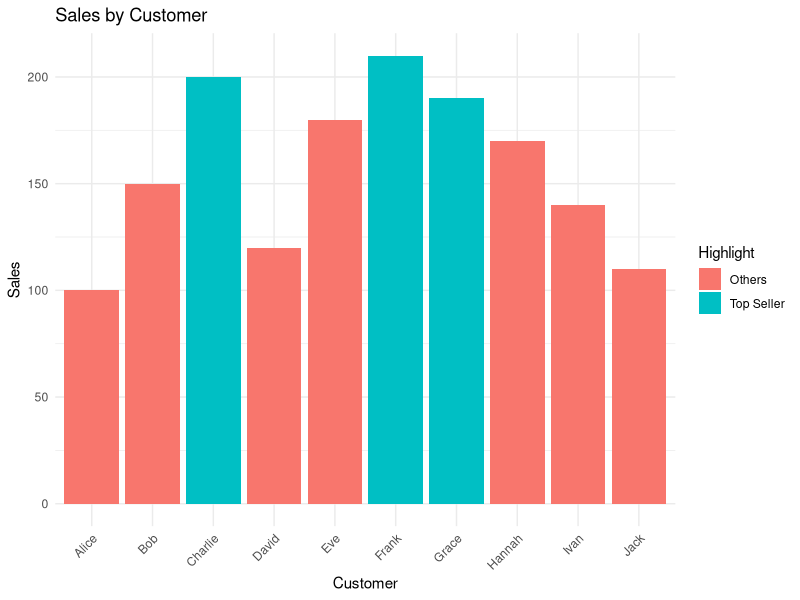

Reproduce this figure in R.
## ---- chunk 1
knitr::opts_chunk$set(echo = TRUE)
## ---- chunk 2
# Sample dataset
data <- data.frame(
  CustomerName = c('Alice', 'Bob', 'Charlie', 'David', 'Eve', 'Frank', 'Grace', 'Hannah', 'Ivan', 'Jack'),
  Country = c('USA', 'UK', 'USA', 'Canada', 'UK', 'Canada', 'USA', 'UK', 'Canada', 'USA'),
  Sales = c(100, 150, 200, 120, 180, 210, 190, 170, 140, 110)
)

## ---- chunk 3
library(dplyr)

sales_by_country <- data %>%
  group_by(Country) %>%
  summarise(TotalSales = sum(Sales))

print(sales_by_country)

## ---- chunk 4
top_sellers <- data %>%
  arrange(desc(Sales)) %>%
  head(3)

print(top_sellers)

## ---- chunk 5
library(ggplot2)
data$Highlight <- ifelse(data$CustomerName %in% top_sellers$CustomerName, "Top Seller", "Others")

ggplot(data, aes(x=CustomerName, y=Sales, fill=Highlight)) +
  geom_bar(stat="identity") +
  labs(title="Sales by Customer", x="Customer", y="Sales") +
  theme_minimal() +
  theme(axis.text.x = element_text(angle = 45, hjust = 1))

